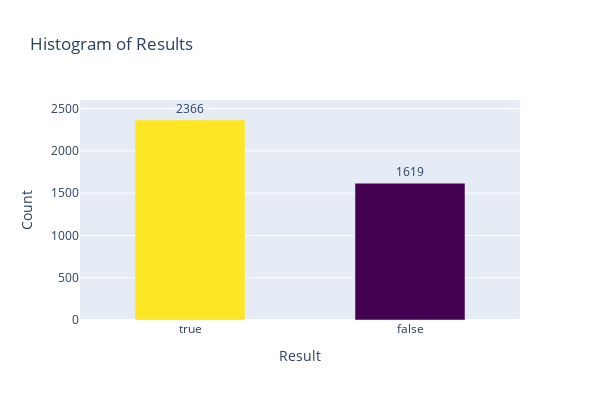

Notebook code cell kept with this figure:
### Code cell
counts = df["result"].value_counts()

fig1 = px.bar(
    x=counts.index,
    y=counts.values,
    color=counts.values,
    color_continuous_scale="viridis",
    labels={"x": "Result", "y": "Count"},
    title="Histogram of Results",
)

fig1.update_traces(text=counts.values, textposition="outside")
fig1.update_yaxes(range=[0, max(counts.values) * 1.1])
fig1.update_layout(bargap=0.5, width=600, height=400, coloraxis_showscale=False)

fig1.show()

### Figure 1 — Plotly figure (JSON) as saved in the notebook; plotly's stock layout.template omitted (floating-point values rounded to 4 significant figures)
{"data": [{"alignmentgroup": "True", "hovertemplate": "Result=%{x}<br>Count=%{y}<br>color=%{marker.color}<extra></extra>", "legendgroup": "", "marker": {"color": [2366, 1619], "coloraxis": "coloraxis", "pattern": {"shape": ""}}, "name": "", "offsetgroup": "", "orientation": "v", "showlegend": false, "text": [2366, 1619], "textposition": "outside", "type": "bar", "x": [true, false], "xaxis": "x", "y": [2366, 1619], "yaxis": "y"}], "layout": {"bargap": 0.5, "barmode": "relative", "coloraxis": {"colorbar": {"title": {"text": "color"}}, "colorscale": [[0, "#440154"], [0.1111, "#482878"], [0.2222, "#3e4989"], [0.3333, "#31688e"], [0.4444, "#26828e"], [0.5556, "#1f9e89"], [0.6667, "#35b779"], [0.7778, "#6ece58"], [0.8889, "#b5de2b"], [1, "#fde725"]], "showscale": false}, "height": 400, "legend": {"tracegroupgap": 0}, "title": {"text": "Histogram of Results"}, "width": 600, "xaxis": {"anchor": "y", "domain": [0, 1], "title": {"text": "Result"}}, "yaxis": {"anchor": "x", "domain": [0, 1], "range": [0, 2603.0], "title": {"text": "Count"}}}}
